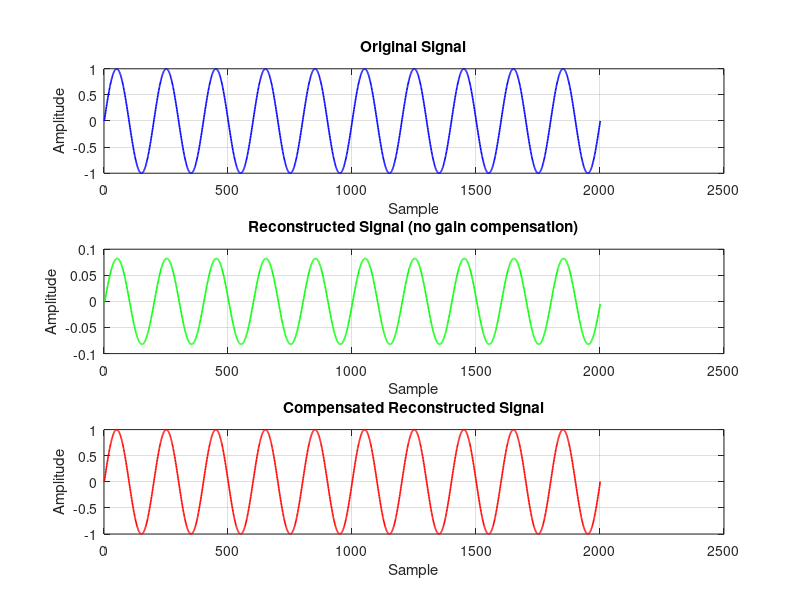
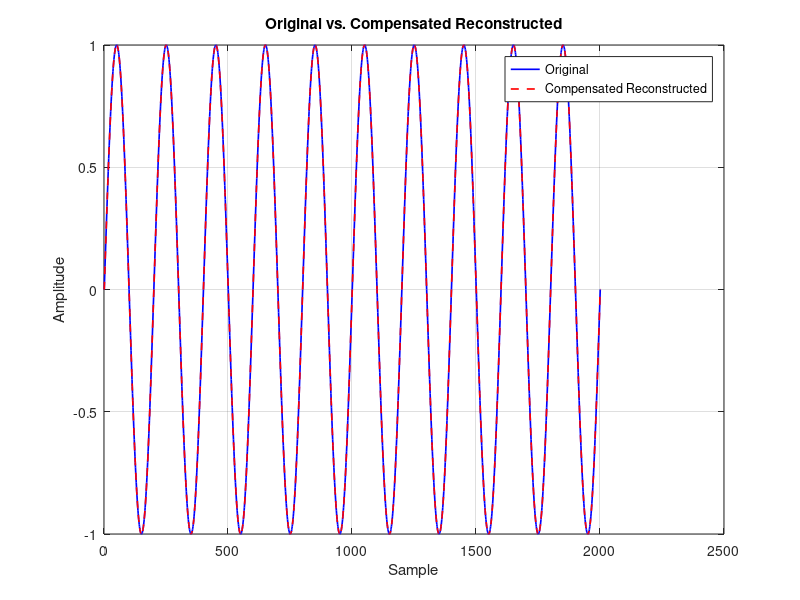

Reproduce these figures in MATLAB, in order.
clear
close
clc
%%  Input Signal
M = 3;
Fs = 100;
t = -10:1/Fs:10;
x = sin(pi * t);

%% Filters Hk 

N = 500;
b = fir1(N-1, 1/4, 'low', kaiser(N, 10));
h_0 = filter(b, 1, [1; zeros(N-1, 1)]);
h_1 = h_0 .* exp(-1i * (1:length(h_0)) * 2 * pi / 3);
h_2 = h_0 .* exp(+1i * (1:length(h_0)) * 2 * pi / 3);



%% Filters E_00 ... E_22, P
N0 = length(h_0);
N1 = length(h_1);
N2 = length(h_2);

E_00 = zeros(1, ceil(N0/M));
E_01 = zeros(1, ceil(N0/M));
E_02 = zeros(1, ceil(N0/M));

E_10 = zeros(1, ceil(N1/M));
E_11 = zeros(1, ceil(N1/M));
E_12 = zeros(1, ceil(N1/M));

E_20 = zeros(1, ceil(N2/M));
E_21 = zeros(1, ceil(N2/M));
E_22 = zeros(1, ceil(N2/M));

idx_00 = 1; idx_01 = 1; idx_02 = 1;
idx_10 = 1; idx_11 = 1; idx_12 = 1;
idx_20 = 1; idx_21 = 1; idx_22 = 1;


%E00 E01 E02

for i = 1:N0
    if mod(i,M) == 1
        E_00(idx_00) = h_0(i);
        idx_00 = idx_00 + 1;
    elseif mod(i,M) == 2
        E_01(idx_01) = h_0(i);
        idx_01 = idx_01 + 1;
    elseif mod(i,M) == 0
        E_02(idx_02) = h_0(i);
        idx_02 = idx_02 + 1;
    end
end

% E10 E11 E12

for i = 1:N1
    if mod(i,M) == 1
        E_10(idx_10) = h_1(i);
        idx_10 = idx_10 + 1;
    elseif mod(i,M) == 2
        E_11(idx_11) = h_1(i);
        idx_11 = idx_11 + 1;
    elseif mod(i,M) == 0
        E_12(idx_12) = h_1(i);
        idx_12 = idx_12 + 1;
    end
end

% E20 E21 E22 

for i = 1:N2
    if mod(i,M) == 1
        E_20(idx_20) = h_2(i);
        idx_20 = idx_20 + 1;
    elseif mod(i,M) == 2
        E_21(idx_21) = h_2(i);
        idx_21 = idx_21 + 1;
    elseif mod(i,M) == 0
        E_22(idx_22) = h_2(i);
        idx_22 = idx_22 + 1;
    end
end


E = [E_00; E_01; E_02; E_10; E_11; E_12; E_20; E_21; E_22];

R = E';

P = E * R;


%%   Polyphase Three Channel FilterBank SignalReconstruction

x_0=downsample(x,M);
x_1=downsample([0 x(1:end-1)],M);
x_2=downsample([0 0 x(1:end-2)],M);

u_0=conv(x_0,P(1),"same");
u_1=conv(x_1,P(1),"same");
u_2=conv(x_2,P(1),"same");

y_0 = upsample(u_0 ,M);
y_1 = upsample( u_1,M);
y_2 = upsample(u_2 ,M);

y_1= ([0 y_0(1:end-1)] + y_1 );

x_hat =[0 y_1(1:end-1)]+y_2;


%% Compensation

x_hat_compensated = max(x)/max(x_hat)*x_hat;

x_hat_compensated = [x_hat_compensated(3:end) 0 0];

%% MSE


MSE = mean(abs(x_hat_compensated-x).^2);
fprintf("MSE = %g\n", MSE );




%% Plot signals in subplots

figure('Units','normalized','Position',[0.1 0.1 0.6 0.8]);
subplot(3,1,1)
plot(x, 'b','LineWidth',1.2);
title('Original Signal');
xlabel('Sample');
ylabel('Amplitude');
grid on;

subplot(3,1,2)
plot(x_hat, 'g','LineWidth',1.2);
title('Reconstructed Signal (no gain compensation)');
xlabel('Sample');
ylabel('Amplitude');
grid on;

subplot(3,1,3)
plot(x_hat_compensated, 'r','LineWidth',1.2);
title('Compensated Reconstructed Signal');
xlabel('Sample');
ylabel('Amplitude');
grid on;

% Comparison on one figure
figure('Units','normalized','Position',[0.2 0.2 0.5 0.4]);
plot(x, 'b','LineWidth',1.2);
hold on;
plot(x_hat_compensated, '--r','LineWidth',1.2);
title('Original vs. Compensated Reconstructed');
xlabel('Sample');
ylabel('Amplitude');
legend('Original','Compensated Reconstructed');
grid on;
